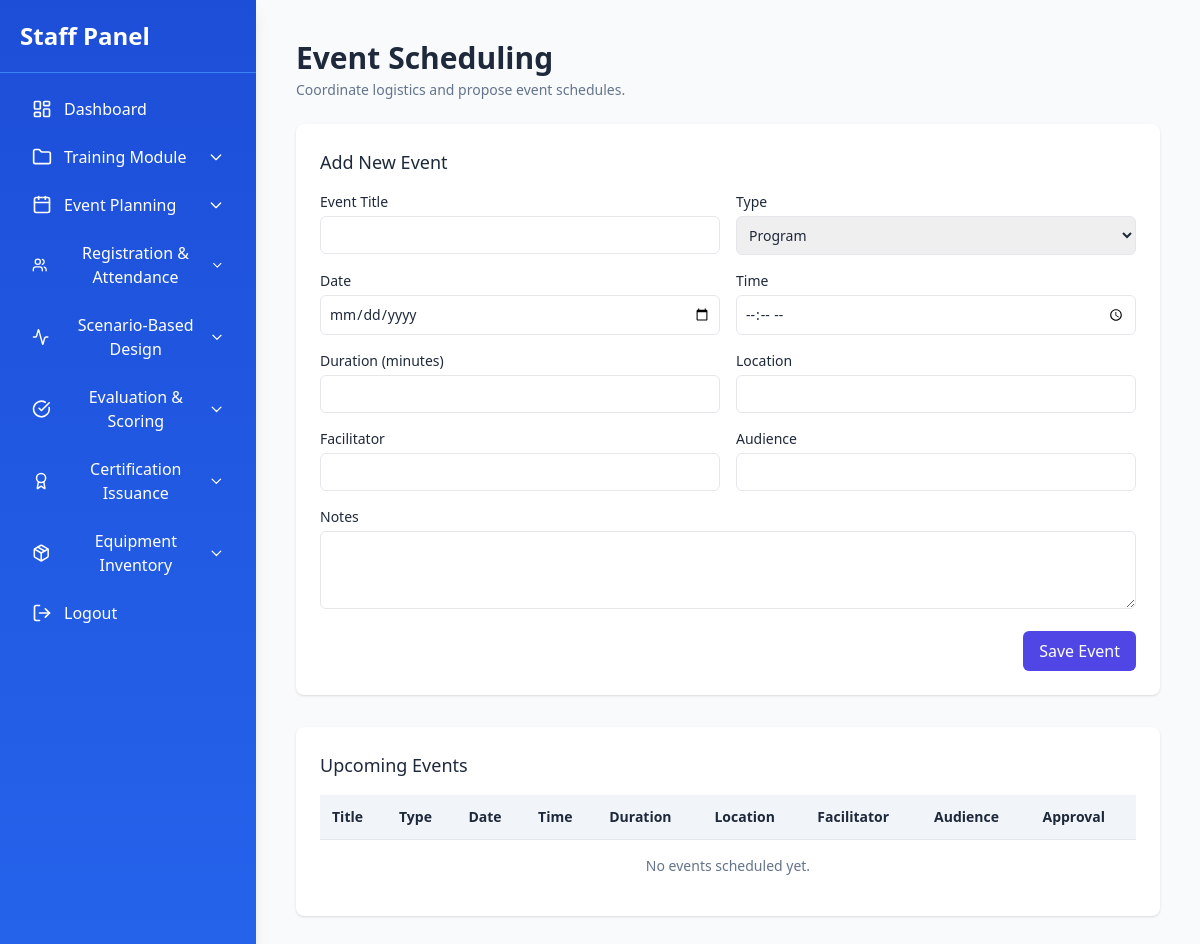
Before: /staff/module2/module2.1.php with the older database file.
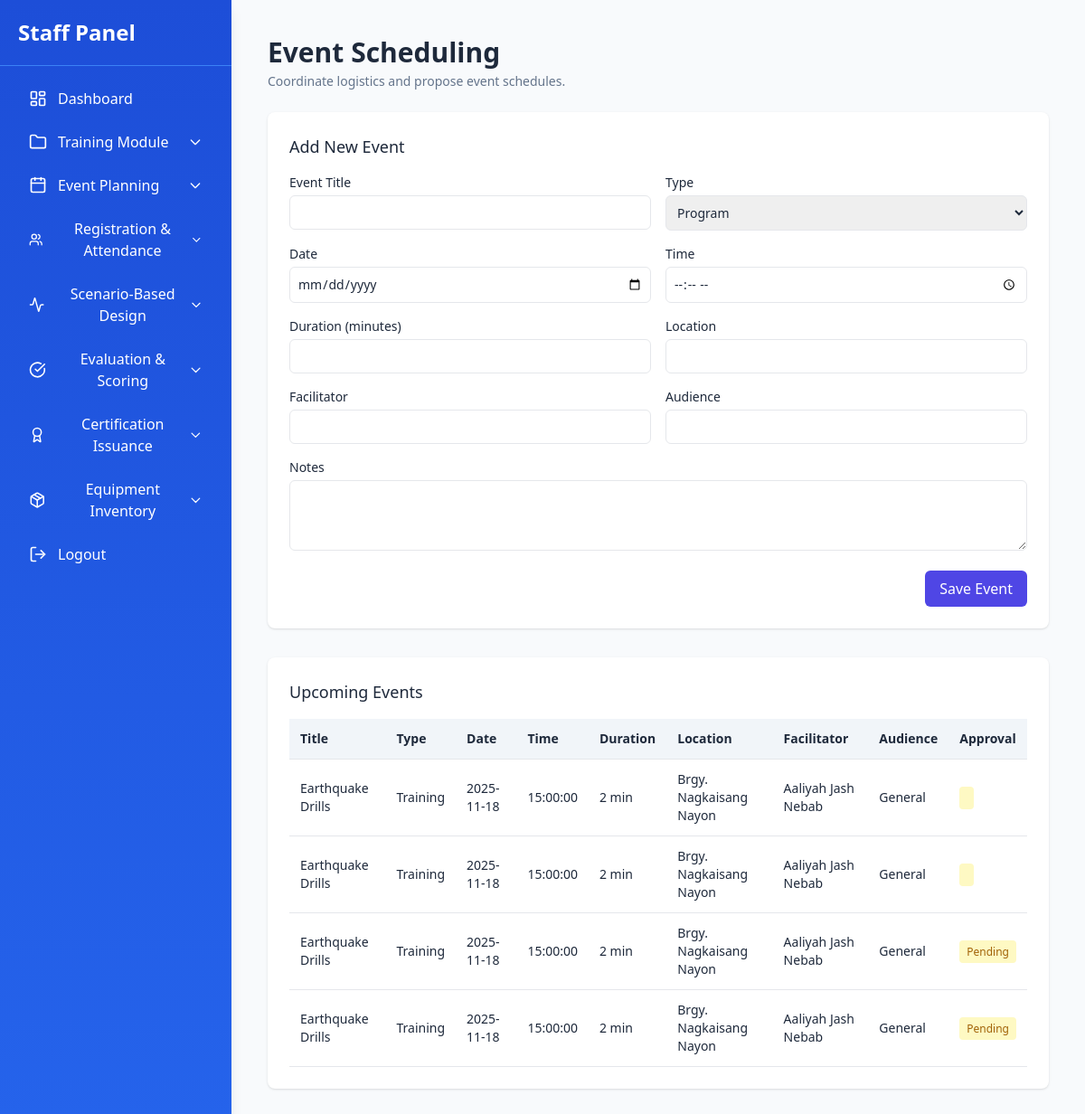
After: the same page with the newer database file.
### tables this page shows
CREATE TABLE `events` (
  `id` int(11) NOT NULL,
  `title` varchar(255) NOT NULL,
  `type` enum('Program','Training','Scenario-Based') NOT NULL,
  `disaster_type` varchar(255) DEFAULT NULL,
  `date` date NOT NULL,
  `time` time NOT NULL,
  `duration` int(11) NOT NULL,
  `location` varchar(255) NOT NULL,
  `facilitator` varchar(255) DEFAULT NULL,
  `notes` text DEFAULT NULL,
  `status` enum('Pending','In Progress','Completed') DEFAULT 'Pending',
  `approval_status` enum('Pending','Approved') DEFAULT 'Pending',
  `created_at` timestamp NOT NULL DEFAULT current_timestamp(),
  `approved_at` timestamp NULL DEFAULT NULL,
  `audience` varchar(100) DEFAULT 'General',
  `location_lat` decimal(10,7) DEFAULT NULL,
  `location_lng` decimal(10,7) DEFAULT NULL,
  `capacity` int(11) NOT NULL DEFAULT 0,
  `updated_at` datetime DEFAULT current_timestamp() ON UPDATE current_timestamp(),
  `description` text DEFAULT NULL,
  `event_date` date NOT NULL,
  `start_time` time NOT NULL,
  `end_time` time NOT NULL
);

### staff/module2/module2.1.php (the view, shortened to what this page needs)
<?php
$host = "localhost";
$user = "root";
$pass = "";
$db   = "simulation_event_planning";
$conn = new mysqli($host, $user, $pass, $db);
$events = $conn->query("SELECT * FROM events ORDER BY date ASC, time ASC");
?>
<!DOCTYPE html>
<html lang="en">
<head>
  <script src="https://cdn.tailwindcss.com"></script>
</head>
<body class="h-screen flex bg-slate-50 font-sans text-slate-800 overflow-hidden">
  <?php include '../sidebar.php'; ?>
  <main class="flex-1 overflow-y-auto p-6 lg:p-10">
    <div class="mb-6">
      <h1 class="text-2xl lg:text-3xl font-semibold">Event Scheduling</h1>
      <p class="text-sm text-slate-500 mt-1">Coordinate logistics and propose event schedules.</p>
    </div>
    <div class="bg-white shadow rounded-lg p-6 mb-8">
      <h2 class="text-lg font-medium mb-4">Add New Event</h2>
      <form method="POST" class="grid grid-cols-1 md:grid-cols-2 gap-4">
        <div>
          <label class="block text-sm font-medium mb-1">Event Title</label>
          <input type="text" name="title" required class="w-full border rounded-md p-2 text-sm focus:ring focus:ring-indigo-200">
        </div>
        <div>
          <label class="block text-sm font-medium mb-1">Type</label>
          <select name="type" required class="w-full border rounded-md p-2 text-sm focus:ring focus:ring-indigo-200">
            <option value="Program">Program</option>
          </select>
        </div>
        <div>
          <label class="block text-sm font-medium mb-1">Date</label>
          <input type="date" name="date" required class="w-full border rounded-md p-2 text-sm focus:ring focus:ring-indigo-200">
        </div>
        <div>
          <label class="block text-sm font-medium mb-1">Time</label>
          <input type="time" name="time" required class="w-full border rounded-md p-2 text-sm focus:ring focus:ring-indigo-200">
        </div>
        <div>
          <label class="block text-sm font-medium mb-1">Duration (minutes)</label>
          <input type="number" name="duration" min="0" class="w-full border rounded-md p-2 text-sm focus:ring focus:ring-indigo-200">
        </div>
        <div>
          <label class="block text-sm font-medium mb-1">Location</label>
          <input type="text" name="location" required class="w-full border rounded-md p-2 text-sm focus:ring focus:ring-indigo-200">
        </div>
        <div>
          <label class="block text-sm font-medium mb-1">Facilitator</label>
          <input type="text" name="facilitator" class="w-full border rounded-md p-2 text-sm focus:ring focus:ring-indigo-200">
        </div>
        <div>
          <label class="block text-sm font-medium mb-1">Audience</label>
          <input type="text" name="audience" class="w-full border rounded-md p-2 text-sm focus:ring focus:ring-indigo-200">
        </div>
        <div class="md:col-span-2">
          <label class="block text-sm font-medium mb-1">Notes</label>
          <textarea name="notes" rows="3" class="w-full border rounded-md p-2 text-sm focus:ring focus:ring-indigo-200"></textarea>
        </div>
        <div class="md:col-span-2 flex justify-end">
          <button type="submit" class="bg-indigo-600 text-white px-4 py-2 rounded-md hover:bg-indigo-700">
            Save Event
          </button>
        </div>
      </form>
    </div>
    <div class="bg-white shadow rounded-lg p-6">
      <h2 class="text-lg font-medium mb-4">Upcoming Events</h2>
      <div class="overflow-x-auto">
        <table class="min-w-full text-sm">
          <thead>
            <tr class="text-left bg-slate-100">
              <th class="p-3 border-b">Title</th>
              <th class="p-3 border-b">Type</th>
              <th class="p-3 border-b">Date</th>
              <th class="p-3 border-b">Time</th>
              <th class="p-3 border-b">Duration</th>
              <th class="p-3 border-b">Location</th>
              <th class="p-3 border-b">Facilitator</th>
              <th class="p-3 border-b">Audience</th>
              <th class="p-3 border-b">Approval</th>
            </tr>
          </thead>
          <tbody>
            <?php if ($events->num_rows > 0): ?>
              <?php while ($e = $events->fetch_assoc()): ?>
                <tr class="hover:bg-slate-50">
                  <td class="p-3 border-b"><?= htmlspecialchars($e['title']); ?></td>
                  <td class="p-3 border-b"><?= htmlspecialchars($e['type']); ?></td>
                  <td class="p-3 border-b"><?= htmlspecialchars($e['date']); ?></td>
                  <td class="p-3 border-b"><?= htmlspecialchars($e['time']); ?></td>
                  <td class="p-3 border-b"><?= $e['duration'] ? $e['duration'].' min' : '—'; ?></td>
                  <td class="p-3 border-b"><?= htmlspecialchars($e['location']); ?></td>
                  <td class="p-3 border-b"><?= $e['facilitator'] ? htmlspecialchars($e['facilitator']) : '—'; ?></td>
                  <td class="p-3 border-b"><?= $e['audience'] ? htmlspecialchars($e['audience']) : '—'; ?></td>
                  <td class="p-3 border-b">
                    <span class="px-2 py-1 rounded text-xs
                      <?= $e['approval_status'] === 'Approved' ? 'bg-green-100 text-green-700' : 'bg-yellow-100 text-yellow-700'; ?>">
                      <?= htmlspecialchars($e['approval_status']); ?>
                    </span>
                  </td>
                </tr>
              <?php endwhile; ?>
            <?php else: ?>
              <tr>
                <td colspan="9" class="p-4 text-center text-slate-500">No events scheduled yet.</td>
              </tr>
            <?php endif; ?>
          </tbody>
        </table>
      </div>
    </div>
  </main>
</body>
</html>

### staff/sidebar.php (shortened to what this page needs)
<aside class="w-64 h-screen bg-gradient-to-b from-blue-700 to-blue-600 text-white flex flex-col shadow-lg top-0 left-0 overflow-y-auto">
  <div class="p-5 text-2xl font-bold border-b border-blue-500">
    Staff Panel
  </div>
  <nav class="flex-1 p-4">
    <ul class="space-y-2">
      <li>
        <a href="/Capstone-defense/staff/dashboard.php"
           class="flex items-center gap-3 px-4 py-2 rounded-lg hover:bg-blue-500 transition">
          <i data-lucide="layout-dashboard" class="w-5 h-5"></i>
          <span>Dashboard</span>
        </a>
      </li>
      <li x-data="{ open: false }">
        <button @click="open = !open"
                class="w-full flex items-center justify-between px-4 py-2 rounded-lg hover:bg-blue-500 transition focus:outline-none">
          <div class="flex items-center gap-3">
            <i data-lucide="folder" class="w-5 h-5"></i>
            <span>Training Module</span>
          </div>
          <svg :class="{'rotate-180': open}" class="w-4 h-4 transform transition-transform"
               fill="none" stroke="currentColor" viewBox="0 0 24 24">
            <path stroke-linecap="round" stroke-linejoin="round" stroke-width="2"
                  d="M19 9l-7 7-7-7" />
          </svg>
        </button>
      </li>
      <li x-data="{ open: false }">
        <button @click="open = !open"
                class="w-full flex items-center justify-between px-4 py-2 rounded-lg hover:bg-blue-500 transition focus:outline-none">
          <div class="flex items-center gap-3">
            <i data-lucide="calendar" class="w-5 h-5"></i>
            <span>Event Planning</span>
          </div>
          <svg :class="{'rotate-180': open}" class="w-4 h-4 transform transition-transform"
               fill="none" stroke="currentColor" viewBox="0 0 24 24">
            <path stroke-linecap="round" stroke-linejoin="round" stroke-width="2"
                  d="M19 9l-7 7-7-7" />
          </svg>
        </button>
      </li>
      <li x-data="{ open: false }">
        <button @click="open = !open"
                class="w-full flex items-center justify-between px-4 py-2 rounded-lg hover:bg-blue-500 transition focus:outline-none">
          <div class="flex items-center gap-3">
            <i data-lucide="users" class="w-5 h-5"></i>
            <span>Registration & Attendance</span>
          </div>
          <svg :class="{'rotate-180': open}" class="w-4 h-4 transform transition-transform"
               fill="none" stroke="currentColor" viewBox="0 0 24 24">
            <path stroke-linecap="round" stroke-linejoin="round" stroke-width="2"
                  d="M19 9l-7 7-7-7" />
          </svg>
        </button>
      </li>
      <li x-data="{ open: false }">
        <button @click="open = !open"
                class="w-full flex items-center justify-between px-4 py-2 rounded-lg hover:bg-blue-500 transition focus:outline-none">
          <div class="flex items-center gap-3">
            <i data-lucide="activity" class="w-5 h-5"></i>
            <span>Scenario-Based Design</span>
          </div>
          <svg :class="{'rotate-180': open}" class="w-4 h-4 transform transition-transform"
               fill="none" stroke="currentColor" viewBox="0 0 24 24">
            <path stroke-linecap="round" stroke-linejoin="round" stroke-width="2"
                  d="M19 9l-7 7-7-7" />
          </svg>
        </button>
      </li>
      <li x-data="{ open: false }">
        <button @click="open = !open"
                class="w-full flex items-center justify-between px-4 py-2 rounded-lg hover:bg-blue-500 transition focus:outline-none">
          <div class="flex items-center gap-3">
            <i data-lucide="check-circle" class="w-5 h-5"></i>
            <span>Evaluation & Scoring </span>
          </div>
          <svg :class="{'rotate-180': open}" class="w-4 h-4 transform transition-transform"
               fill="none" stroke="currentColor" viewBox="0 0 24 24">
            <path stroke-linecap="round" stroke-linejoin="round" stroke-width="2"
                  d="M19 9l-7 7-7-7" />
          </svg>
        </button>
      </li>
      <li x-data="{ open: false }">
        <button @click="open = !open"
                class="w-full flex items-center justify-between px-4 py-2 rounded-lg hover:bg-blue-500 transition focus:outline-none">
          <div class="flex items-center gap-3">
            <i data-lucide="award" class="w-5 h-5"></i>
            <span>Certification Issuance</span>
          </div>
          <svg :class="{'rotate-180': open}" class="w-4 h-4 transform transition-transform"
               fill="none" stroke="currentColor" viewBox="0 0 24 24">
            <path stroke-linecap="round" stroke-linejoin="round" stroke-width="2"
                  d="M19 9l-7 7-7-7" />
          </svg>
        </button>
      </li>
      <li x-data="{ open: false }">
        <button @click="open = !open"
                class="w-full flex items-center justify-between px-4 py-2 rounded-lg hover:bg-blue-500 transition focus:outline-none">
          <div class="flex items-center gap-3">
            <i data-lucide="package" class="w-5 h-5"></i>
            <span>Equipment Inventory</span>
          </div>
          <svg :class="{'rotate-180': open}" class="w-4 h-4 transform transition-transform"
               fill="none" stroke="currentColor" viewBox="0 0 24 24">
            <path stroke-linecap="round" stroke-linejoin="round" stroke-width="2"
                  d="M19 9l-7 7-7-7" />
          </svg>
        </button>
      </li>
      <li>
        <a href="/Capstone-defense/auth/logout.php"
           class="flex items-center gap-3 px-4 py-2 rounded-lg hover:bg-red-500 transition">
          <i data-lucide="log-out" class="w-5 h-5"></i>
          <span>Logout</span>
        </a>
      </li>
    </ul>
  </nav>
</aside>

Changed rows visible on the page:
added events: title "Earthquake Drills", type "Training", date "2025-11-18", time "15:00:00", duration "2", location "Brgy. Nagkaisang Nayon", facilitator "Aaliyah Jash Nebab", audience "General"
added events: title "Earthquake Drills", type "Training", date "2025-11-18", time "15:00:00", duration "2", location "Brgy. Nagkaisang Nayon", facilitator "Aaliyah Jash Nebab", audience "General"
added events: title "Earthquake Drills", type "Training", date "2025-11-18", time "15:00:00", duration "2", location "Brgy. Nagkaisang Nayon", facilitator "Aaliyah Jash Nebab", audience "General", approval_status "Pending"
added events: title "Earthquake Drills", type "Training", date "2025-11-18", time "15:00:00", duration "2", location "Brgy. Nagkaisang Nayon", facilitator "Aaliyah Jash Nebab", audience "General", approval_status "Pending"
Other visible differences:
text no longer shown: "No events scheduled yet."
